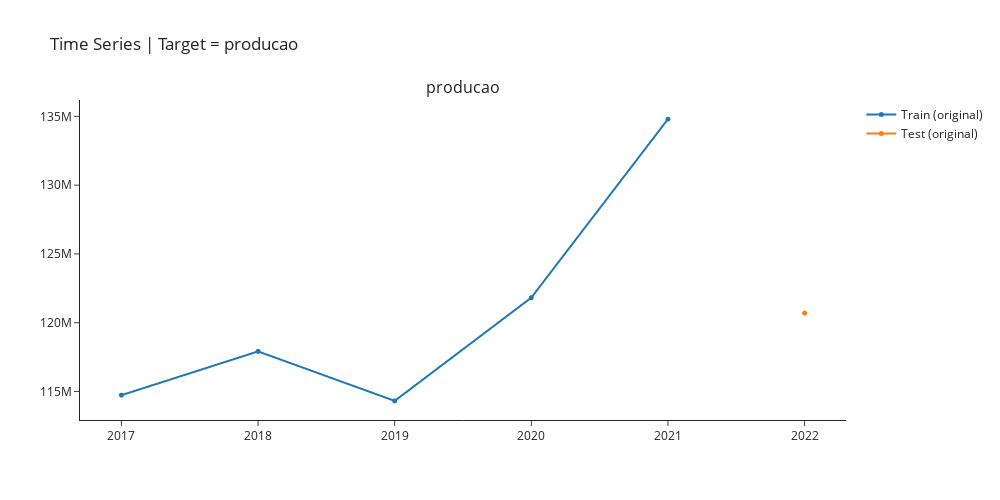

The code cell stored with this chart in its notebook:
### Markdown cell above
## Checking Train-Test Split

### Code cell
exp.plot_model(plot="train_test_split",fig_kwargs = {"height":500,"width":1000,"template": "simple_white","hoverinfo":"none","big_data_threshold":10})

### Figure 1 — Plotly figure (JSON) as saved in the notebook; plotly's stock layout.template omitted (floating-point values rounded to 4 significant figures)
{"data": [{"hoverinfo": "none", "line": {"width": 2}, "marker": {"size": 5}, "mode": "lines+markers", "name": "Train (original)", "type": "scattergl", "x": [2017, 2018, 2019, 2020, 2021, 2022], "xaxis": "x", "y": [114732101, 117912450, 114316829, 121820949, 134799179, null], "yaxis": "y"}, {"hoverinfo": "none", "line": {"width": 2}, "marker": {"size": 5}, "mode": "lines+markers", "name": "Test (original)", "type": "scattergl", "x": [2017, 2018, 2019, 2020, 2021, 2022], "xaxis": "x", "y": [null, null, null, null, null, 120701031], "yaxis": "y"}], "layout": {"annotations": [{"font": {"size": 16}, "showarrow": false, "text": "producao", "x": 0.5, "xanchor": "center", "xref": "paper", "y": 1, "yanchor": "bottom", "yref": "paper"}], "autosize": false, "height": 500, "showlegend": true, "title": {"text": "Time Series | Target = producao"}, "width": 1000, "xaxis": {"anchor": "y", "domain": [0, 1]}, "yaxis": {"anchor": "x", "domain": [0, 1]}}}
